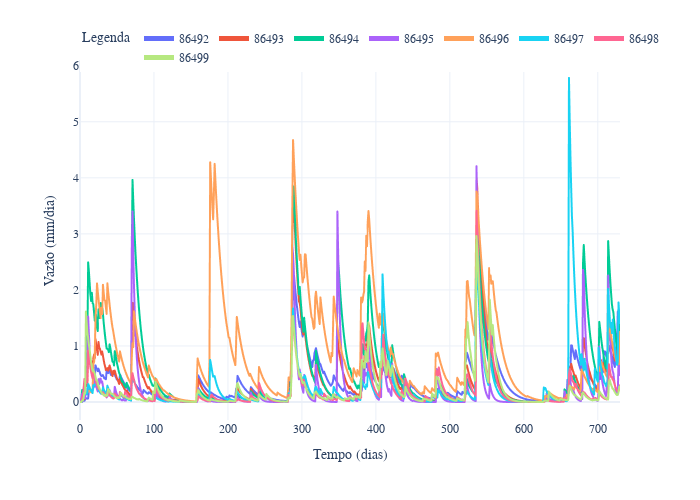

The code cell stored with this chart in its notebook:
### Markdown cell above
Gráfico de Escoamento Superficial Direto para toda a região do estudo

### Code cell
fig = df_Qmm.plot()
fig.update_layout(
    xaxis_title='Tempo (dias)',
    yaxis_title='Vazão (mm/dia)',
    legend_title='Legenda',
    legend=dict(y=1.1, orientation='h', itemsizing='constant'),
    font_family='CMU Serif',
    font=dict(size=12),
    width=700,
    height=500
)
fig.show()

### Figure 1 — Plotly figure (JSON) as saved in the notebook; plotly's stock layout.template omitted (floating-point values rounded to 4 significant figures; data arrays with more than 128 entries replaced by an {"elided": "..."} marker saying what was removed)
{"data": [{"hovertemplate": "variable=86492<br>index=%{x}<br>value=%{y}<extra></extra>", "legendgroup": "86492", "line": {"color": "#636efa", "dash": "solid"}, "marker": {"symbol": "circle"}, "mode": "lines", "name": "86492", "showlegend": true, "type": "scattergl", "x": {"elided": "731 int values"}, "xaxis": "x", "y": {"elided": "731 float values"}, "yaxis": "y"}, {"hovertemplate": "variable=86493<br>index=%{x}<br>value=%{y}<extra></extra>", "legendgroup": "86493", "line": {"color": "#EF553B", "dash": "solid"}, "marker": {"symbol": "circle"}, "mode": "lines", "name": "86493", "showlegend": true, "type": "scattergl", "x": {"elided": "731 int values"}, "xaxis": "x", "y": {"elided": "731 float values"}, "yaxis": "y"}, {"hovertemplate": "variable=86494<br>index=%{x}<br>value=%{y}<extra></extra>", "legendgroup": "86494", "line": {"color": "#00cc96", "dash": "solid"}, "marker": {"symbol": "circle"}, "mode": "lines", "name": "86494", "showlegend": true, "type": "scattergl", "x": {"elided": "731 int values"}, "xaxis": "x", "y": {"elided": "731 float values"}, "yaxis": "y"}, {"hovertemplate": "variable=86495<br>index=%{x}<br>value=%{y}<extra></extra>", "legendgroup": "86495", "line": {"color": "#ab63fa", "dash": "solid"}, "marker": {"symbol": "circle"}, "mode": "lines", "name": "86495", "showlegend": true, "type": "scattergl", "x": {"elided": "731 int values"}, "xaxis": "x", "y": {"elided": "731 float values"}, "yaxis": "y"}, {"hovertemplate": "variable=86496<br>index=%{x}<br>value=%{y}<extra></extra>", "legendgroup": "86496", "line": {"color": "#FFA15A", "dash": "solid"}, "marker": {"symbol": "circle"}, "mode": "lines", "name": "86496", "showlegend": true, "type": "scattergl", "x": {"elided": "731 int values"}, "xaxis": "x", "y": {"elided": "731 float values"}, "yaxis": "y"}, {"hovertemplate": "variable=86497<br>index=%{x}<br>value=%{y}<extra></extra>", "legendgroup": "86497", "line": {"color": "#19d3f3", "dash": "solid"}, "marker": {"symbol": "circle"}, "mode": "lines", "name": "86497", "showlegend": true, "type": "scattergl", "x": {"elided": "731 int values"}, "xaxis": "x", "y": {"elided": "731 float values"}, "yaxis": "y"}, {"hovertemplate": "variable=86498<br>index=%{x}<br>value=%{y}<extra></extra>", "legendgroup": "86498", "line": {"color": "#FF6692", "dash": "solid"}, "marker": {"symbol": "circle"}, "mode": "lines", "name": "86498", "showlegend": true, "type": "scattergl", "x": {"elided": "731 int values"}, "xaxis": "x", "y": {"elided": "731 float values"}, "yaxis": "y"}, {"hovertemplate": "variable=86499<br>index=%{x}<br>value=%{y}<extra></extra>", "legendgroup": "86499", "line": {"color": "#B6E880", "dash": "solid"}, "marker": {"symbol": "circle"}, "mode": "lines", "name": "86499", "showlegend": true, "type": "scattergl", "x": {"elided": "731 int values"}, "xaxis": "x", "y": {"elided": "731 float values"}, "yaxis": "y"}], "layout": {"font": {"family": "CMU Serif", "size": 12}, "height": 500, "legend": {"itemsizing": "constant", "orientation": "h", "title": {"text": "Legenda"}, "tracegroupgap": 0, "y": 1.1}, "margin": {"t": 60}, "width": 700, "xaxis": {"anchor": "y", "domain": [0, 1], "title": {"text": "Tempo (dias)"}}, "yaxis": {"anchor": "x", "domain": [0, 1], "title": {"text": "Vazão (mm/dia)"}}}}
